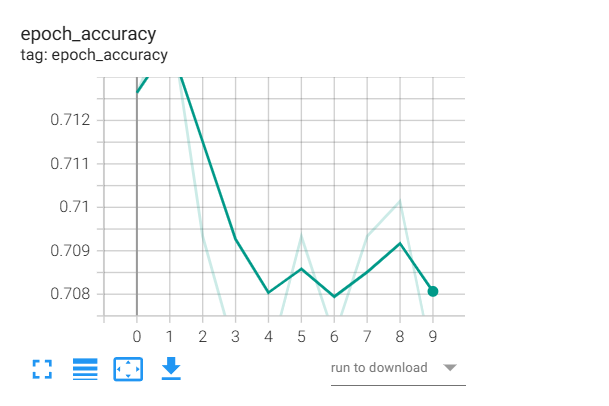
#> input picture deep_learning/01_cifar100_image_classifier/训练函数曲线.png, 609 x 406 px
$ python baseline_extension.py '../../deep_learning/01_cifar100_image_classifier/分类效果.png' '../../deep_learning/01_cifar100_image_classifier/训练函数曲线.png'
#> lines starting #> are read from the running program, lines starting #| are printed output that depends on the picture
"""
扩展选做题: ORB vs SIFT 对比 + 参数调优 + 视频保存 + 匹配图保存 + 性能分析
"""
import sys
import os
import time
import numpy as np
import cv2
from collections import deque

# ============================================================
# 可调参数（可通过命令行或修改此处调整）
# ============================================================
PROC_SCALE   = 0.5    # 检测缩放比
DETECT_EVERY = 2      # 跳帧检测间隔
# ============================================================


def create_detector(detector_type, nfeatures):
    """根据类型创建特征检测器和匹配器"""
    if detector_type.upper() == 'ORB':
        detector = cv2.ORB_create(
            nfeatures=nfeatures,
            scaleFactor=1.2,
            nlevels=12,
            edgeThreshold=15,
            patchSize=31
        )
        matcher = cv2.BFMatcher(cv2.NORM_HAMMING, crossCheck=False)
    elif detector_type.upper() == 'SIFT':
        detector = cv2.SIFT_create(nfeatures=nfeatures)
        matcher = cv2.BFMatcher(cv2.NORM_L2, crossCheck=False)
    else:
        raise ValueError(f"Unknown detector: {detector_type}")
    return detector, matcher


def detect_logo(frame, logo_small, keypoint_logo, desc_logo,
                detector, matcher, min_match, lowe_ratio, proc_scale):
    """
    在单帧中检测Logo，返回 (detected, quad_orig, inlier_matches, kp_frame, timing_ms)
    """
    t0 = time.time()
    h, w = frame.shape[:2]

    frame_small = cv2.resize(frame, None, fx=proc_scale, fy=proc_scale)
    keypoint_frame, desc_frame = detector.detectAndCompute(frame_small, None)
    kp_frame = keypoint_frame if keypoint_frame is not None else ()

    detected = False
    quad_orig = None
    inlier_matches = []

    if keypoint_frame is not None and len(keypoint_frame) > min_match:
        matches = matcher.knnMatch(desc_logo, desc_frame, k=2)

        good_matches = [m for m in matches
                        if len(m) == 2 and m[0].distance < m[1].distance * lowe_ratio]
        good_matches_first = [m[0] for m in good_matches]

        if len(good_matches_first) >= min_match:
            p0 = np.float32([keypoint_logo[m.queryIdx].pt for m in good_matches_first])
            p1 = np.float32([keypoint_frame[m.trainIdx].pt for m in good_matches_first])
            H, status = cv2.findHomography(p0, p1, cv2.RANSAC, 3.0)

            if H is not None and status is not None:
                good_points = status.ravel() != 0
                inlier_count = good_points.sum()
                inlier_ratio = inlier_count / max(len(good_matches_first), 1)

                if inlier_count >= min_match and inlier_ratio >= 0.3:
                    pts = np.float32([kp.pt for kp in keypoint_logo])
                    x0s, y0s = pts.min(axis=0)
                    x1s, y1s = pts.max(axis=0)
                    quad_s = np.float32([[x0s, y0s], [x1s, y0s], [x1s, y1s], [x0s, y1s]])
                    quad_s = cv2.perspectiveTransform(
                        quad_s.reshape(1, -1, 2), H).reshape(-1, 2)
                    quad_orig = quad_s / proc_scale

                    margin = 100
                    in_bounds = np.all(
                        (quad_orig >= -margin) &
                        (quad_orig <= [w + margin, h + margin])
                    )
                    area = cv2.contourArea(quad_orig)
                    side_lens = [np.linalg.norm(quad_orig[i] - quad_orig[(i + 1) % 4])
                                 for i in range(4)]
                    shape_ok = max(side_lens) / (min(side_lens) + 1e-6) < 10

                    if in_bounds and area > 100 and shape_ok:
                        detected = True
                        inlier_matches = [good_matches_first[i]
                                          for i in range(len(good_matches_first))
                                          if good_points[i]]

    elapsed = (time.time() - t0) * 1000  # ms
    return detected, quad_orig, inlier_matches, kp_frame, elapsed


def run_detection(video_src, logo_src, detector_type, nfeatures,
                  min_match, lowe_ratio, proc_scale, detect_every,
                  save_video=False, save_matches=False, output_dir='output'):
    """
    运行完整的Logo检测流程，返回统计数据。
    """
#> called with detector_type = 'ORB', nfeatures = 5000, min_match = 5, lowe_ratio = 0.85, proc_scale = 0.5, detect_every = 2, save_video = False, save_matches = False
    os.makedirs(output_dir, exist_ok=True)

    logo_orig = cv2.imread(logo_src)
#> logo_orig is the input picture: shape (406, 609, 3); mean B, G, R 250.6, 250.4, 248.8
    logo_small = cv2.resize(logo_orig, None, fx=proc_scale, fy=proc_scale)
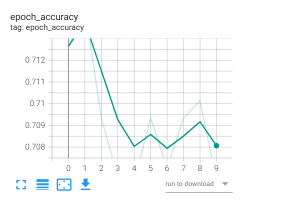
#> logo_small: shape (203, 304, 3); mean B, G, R 250.6, 250.4, 248.9
    detector, matcher = create_detector(detector_type, nfeatures)
    keypoint_logo, desc_logo = detector.detectAndCompute(logo_small, None)
#> keypoint_logo = 721 keypoints; strongest (x, y, size): (19, 17, 31), (56, 17, 31), (21, 17, 31), (65, 17, 31)

    cap = cv2.VideoCapture(video_src)
    fps = cap.get(cv2.CAP_PROP_FPS)
    total_frames = int(cap.get(cv2.CAP_PROP_FRAME_COUNT))
    w_frame = int(cap.get(cv2.CAP_PROP_FRAME_WIDTH))
    h_frame = int(cap.get(cv2.CAP_PROP_FRAME_HEIGHT))

    # 视频保存
    video_writer = None
    if save_video:
        fourcc = cv2.VideoWriter_fourcc(*'mp4v')
        out_path = os.path.join(output_dir, f'output_{detector_type}_nf{nfeatures}_mm{min_match}_lr{int(lowe_ratio*100)}.mp4')
        video_writer = cv2.VideoWriter(out_path, fourcc, fps, (w_frame, h_frame))

    frame_count = 0
    success_count = 0
    detect_times = []
    detect_buffer = deque(maxlen=5)
    last_quad = None
    last_inlier_matches = []
    last_kp_frame = ()

    prefix = f'{detector_type}_nf{nfeatures}_mm{min_match}_lr{int(lowe_ratio*100)}'

    while cap.isOpened():
        ret, frame = cap.read()
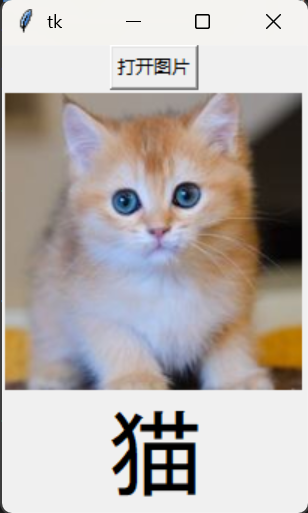
#> input picture deep_learning/01_cifar100_image_classifier/分类效果.png, 308 x 513 px
#> frame is the input picture: shape (513, 308, 3); mean B, G, R 173.4, 176.6, 183.6
        if not ret:
            break

        frame_count += 1
        vis = frame.copy()
        do_detect = (frame_count % detect_every == 0)
        raw_detected = False
        inlier_matches = []
        kp_frame_draw = last_kp_frame

        if do_detect:
            detected, quad, inlier_matches, kp_frame, elapsed = detect_logo(
                frame, logo_small, keypoint_logo, desc_logo,
                detector, matcher, min_match, lowe_ratio, proc_scale
            )
            detect_times.append(elapsed)
            kp_frame_draw = kp_frame

            if detected:
                raw_detected = True
                last_quad = quad
                last_inlier_matches = inlier_matches
                last_kp_frame = kp_frame
            else:
                last_quad = None
                last_inlier_matches = []
        else:
            if last_quad is not None:
                raw_detected = True
                inlier_matches = last_inlier_matches
                kp_frame_draw = last_kp_frame

        detect_buffer.append(raw_detected)
        stable_detected = sum(detect_buffer) >= 3

        if stable_detected and last_quad is not None:
            success_count += 1
            cv2.polylines(vis, [np.int32(last_quad)], True, (0, 255, 0), 3)

            # 保存匹配关系图
            if save_matches and do_detect:
                match_vis = cv2.drawMatches(
                    logo_small, keypoint_logo,
                    cv2.resize(vis, None, fx=proc_scale, fy=proc_scale),
                    kp_frame_draw,
                    inlier_matches, None,
                    matchColor=(0, 255, 0),
                    singlePointColor=(255, 0, 0),
                    flags=cv2.DrawMatchesFlags_NOT_DRAW_SINGLE_POINTS
                )
                img_path = os.path.join(output_dir, f'{prefix}_match_frame{frame_count:04d}.png')
                cv2.imwrite(img_path, match_vis)

        if video_writer is not None:
            video_writer.write(vis)

    cap.release()
    if video_writer is not None:
        video_writer.release()

    avg_time = np.mean(detect_times) if detect_times else 0
    detect_fps = 1000 / avg_time if avg_time > 0 else 0

    return {
        'detector': detector_type,
        'nfeatures': nfeatures,
        'min_match': min_match,
        'lowe_ratio': lowe_ratio,
        'total_frames': frame_count,
        'success_frames': success_count,
        'detection_rate': success_count / max(frame_count, 1) * 100,
        'avg_detect_time_ms': avg_time,
        'detect_fps': detect_fps,
        'total_detect_calls': len(detect_times),
    }


# [75 lines left out: functions print_results_table, print_analysis, not called in this run]


if __name__ == '__main__':
    try:
        video_src = sys.argv[1]
        logo_src = sys.argv[2]
    except Exception:
        print("Usage: python baseline_extension.py <video> <logo>")
        print("Example: python baseline_extension.py video.mp4 logo.png")
        exit(1)

    # ============================================================
    # 参数扫描配置: 多组参数对比
    # ============================================================
    configs = [
        # ── ORB vs SIFT 基础对比 ──
        {'detector': 'ORB',  'nfeatures': 5000, 'min_match': 5,  'lowe_ratio': 0.85},
        {'detector': 'SIFT', 'nfeatures': 1500, 'min_match': 5,  'lowe_ratio': 0.85},

        # ── Lowe Ratio 扫描 (固定ORB+5000+MIN=5) ──
        {'detector': 'ORB',  'nfeatures': 5000, 'min_match': 5,  'lowe_ratio': 0.70},
        {'detector': 'ORB',  'nfeatures': 5000, 'min_match': 5,  'lowe_ratio': 0.75},
        {'detector': 'ORB',  'nfeatures': 5000, 'min_match': 5,  'lowe_ratio': 0.80},

        # ── MIN_MATCH_COUNT 扫描 ──
        {'detector': 'ORB',  'nfeatures': 5000, 'min_match': 10, 'lowe_ratio': 0.85},
        {'detector': 'ORB',  'nfeatures': 5000, 'min_match': 15, 'lowe_ratio': 0.85},

        # ── nfeatures 扫描 ──
        {'detector': 'ORB',  'nfeatures': 1000, 'min_match': 5,  'lowe_ratio': 0.85},
        {'detector': 'ORB',  'nfeatures': 3000, 'min_match': 5,  'lowe_ratio': 0.85},
    ]

    all_results = []

    for i, cfg in enumerate(configs):
        print(f"\n[{i+1}/{len(configs)}] Running: {cfg['detector']}, "
              f"nfeatures={cfg['nfeatures']}, MIN_MATCH={cfg['min_match']}, "
              f"Lowe ratio={cfg['lowe_ratio']:.2f} ...")

        result = run_detection(
            video_src, logo_src,
            detector_type=cfg['detector'],
            nfeatures=cfg['nfeatures'],
            min_match=cfg['min_match'],
            lowe_ratio=cfg['lowe_ratio'],
            proc_scale=PROC_SCALE,
            detect_every=DETECT_EVERY,
            save_video=False,   # 参数扫描不保存视频（节省时间和空间）
            save_matches=False,
            output_dir='output'
        )
        all_results.append(result)
        print(f"  -> Detection rate: {result['detection_rate']:.1f}% "
              f"({result['success_frames']}/{result['total_frames']}), "
              f"avg time: {result['avg_detect_time_ms']:.1f}ms, "
              f"detect FPS: {result['detect_fps']:.1f}")

    # ── 打印汇总表格与分析 ──
    print_results_table(all_results)
    print_analysis(all_results)

    # ── 用最佳配置重新运行，保存视频和匹配关系图 ──
    best = max(all_results, key=lambda r: r['detection_rate'])
    print(f"\n>>> Re-running with best config, saving video and match images ...")
    print(f"    Config: {best['detector']}, nfeatures={best['nfeatures']}, "
          f"MIN_MATCH={best['min_match']}, Lowe ratio={best['lowe_ratio']:.2f}")

    best_result = run_detection(
        video_src, logo_src,
        detector_type=best['detector'],
        nfeatures=best['nfeatures'],
        min_match=best['min_match'],
        lowe_ratio=best['lowe_ratio'],
        proc_scale=PROC_SCALE,
        detect_every=DETECT_EVERY,
        save_video=True,
        save_matches=True,
        output_dir='output'
    )
    print(f"    Output video and match images saved to output/")
    print(f"    Detection rate: {best_result['detection_rate']:.1f}%, "
          f"Detect FPS: {best_result['detect_fps']:.1f}")
